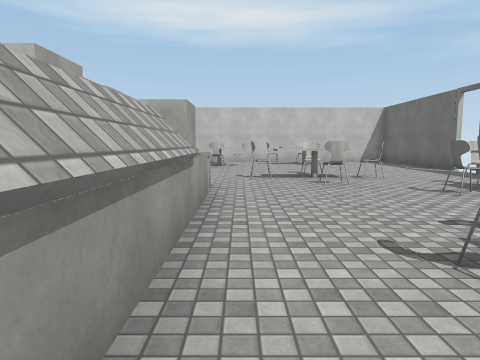
View 1 (above)

24 first-person views from a walk through a scene from a Unity 3-D project. The camera is 1.4 m above the floor, tilts 6° down and sees 70° across. Doors are open. The floor is counted in squares, 2 m on a side. Each view is taken from the middle of a square. On the plan, view 1 faces up. The plan holds only what a view shows up to about 11 squares ahead; the rest is blank. Surface patterns are stand-ins for the level's own textures.

View 2
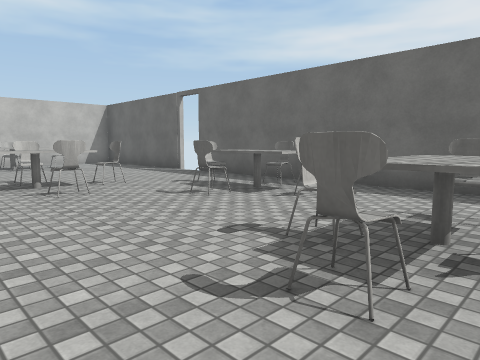

View 3
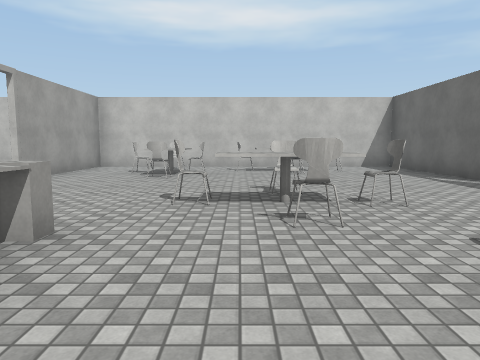

View 4
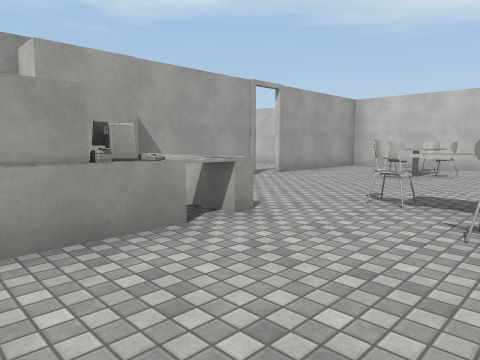

View 5
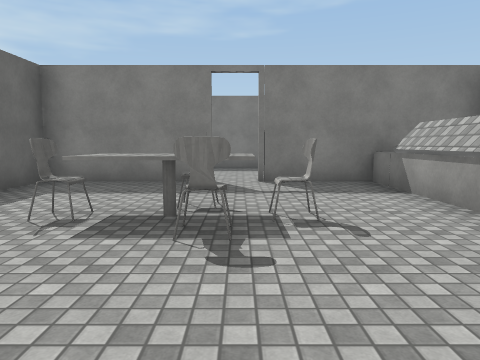

View 6
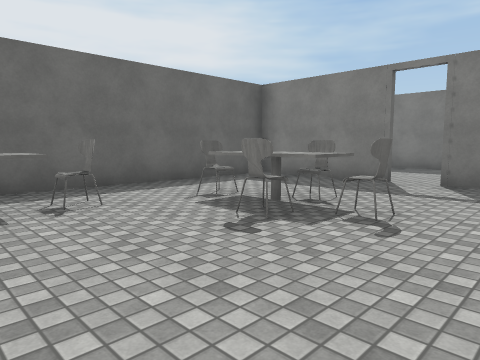

View 7
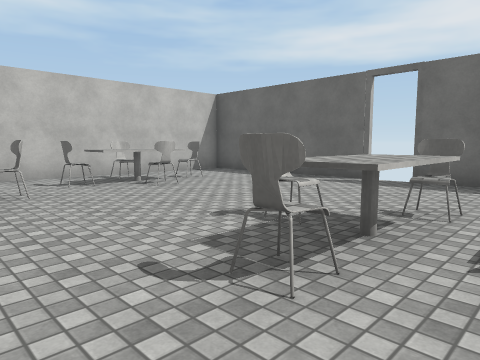

View 8
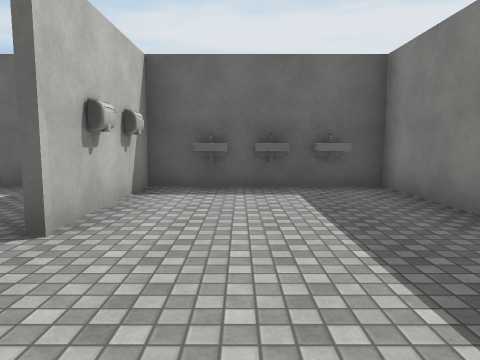

View 9
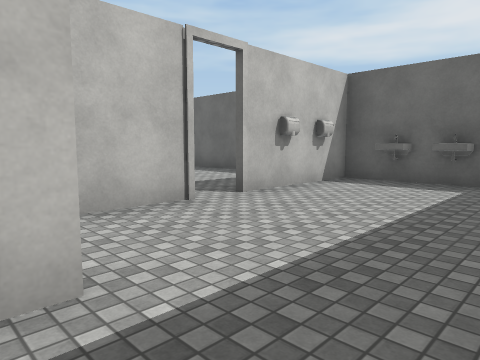

View 10
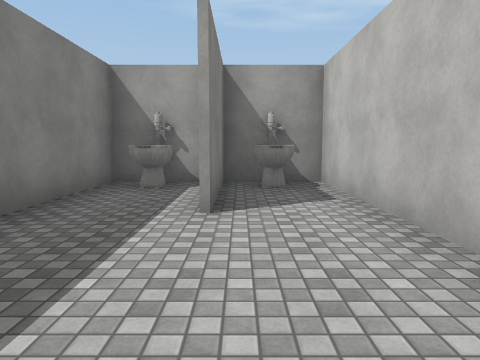

View 11
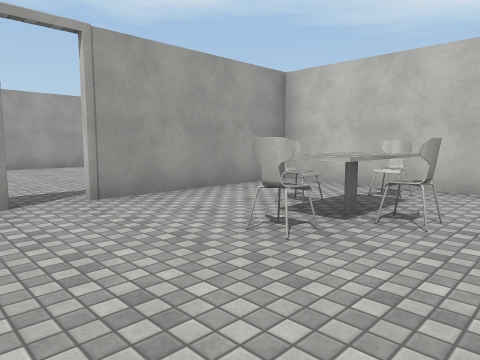

View 12
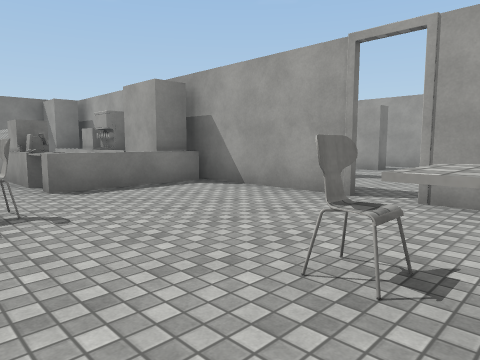

View 13
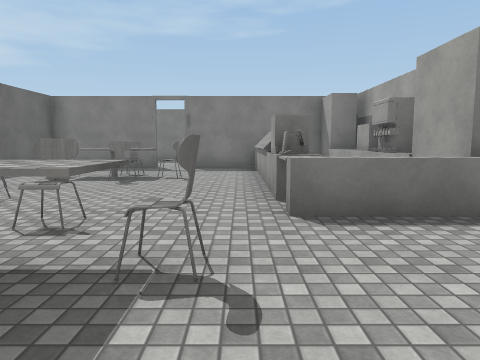

View 14
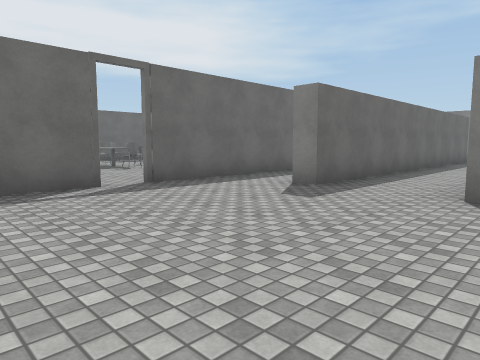

View 15
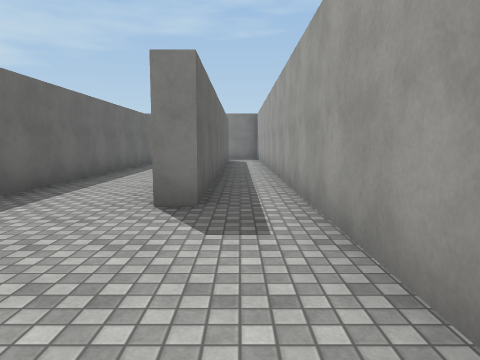

View 16
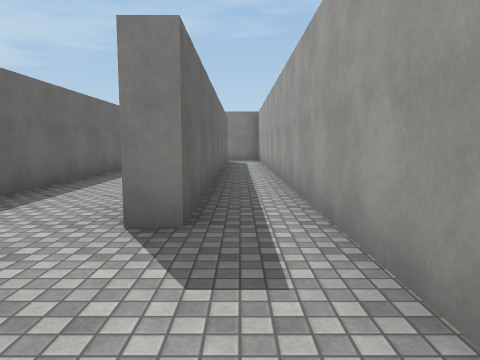

View 17
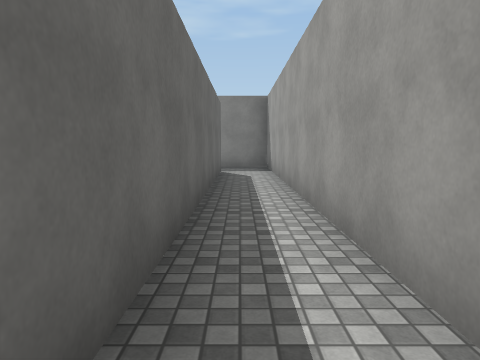

View 18
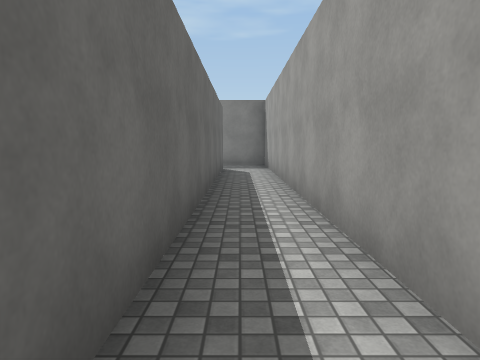

View 19
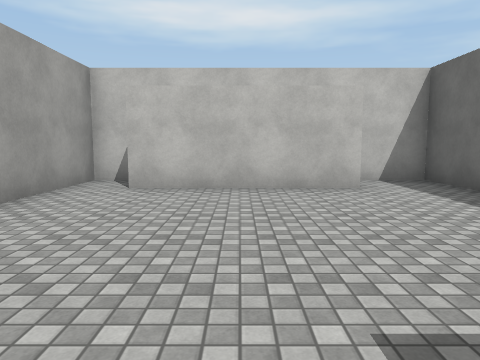

View 20
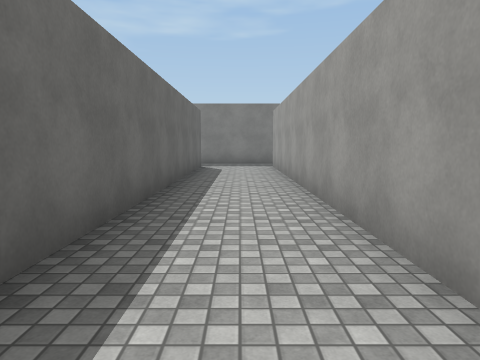

View 21
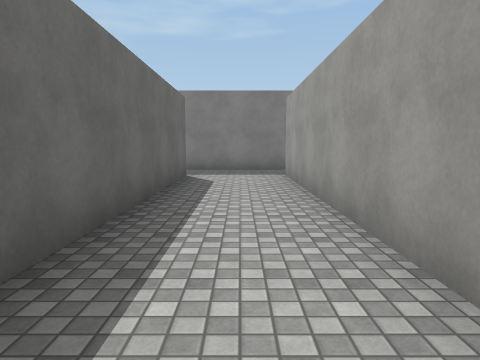

View 22
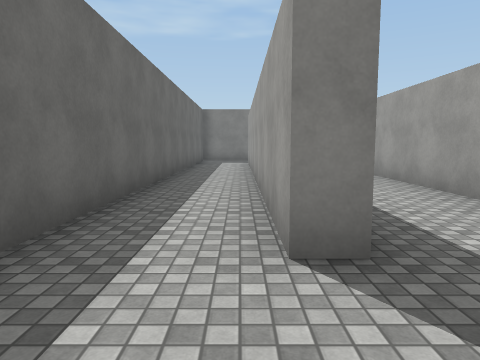

View 23
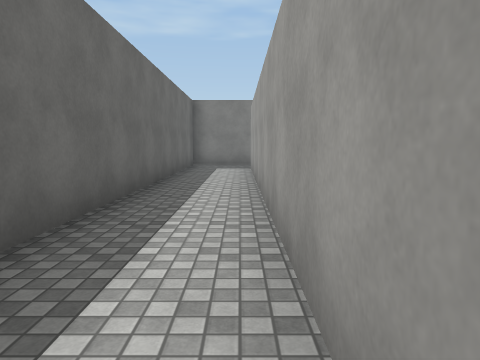

View 24
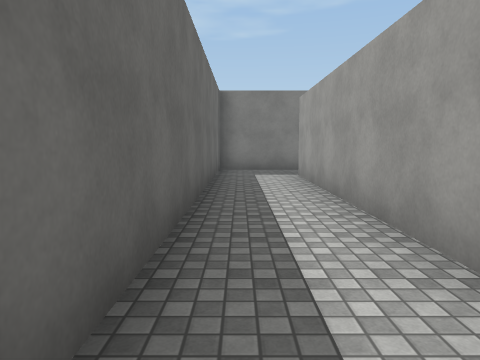

### Floor plan
Ten units are one square. View 1 is at (0, 0); x grows to the right and y downward. Boxes are objects, and circles mark ways between rooms. Rooms are numbered by the first view taken in them; rooms with no view inside come last. Other rooms are left out.
<svg viewBox="-103 -141 168 201">
<path fill="none" stroke="#000" d="M56 -90 56 -136 -31 -136M-4 -36 -4 6M-33 -89 -33 -57 -21 -57M25 14 56 14M-33 -136 -33 -96M56 9 56 -82M-5 14 18 14M18 15 -15 15M-4 34 -9 34M14 54 56 54 56 9M-16 33 -4 33M56 15 25 15M-16 54 -2 54M-34 -55 -34 -89M-34 -96 -34 -136M-50 -124 -89 -124M-85 34 -85 -72 -80 -72 -80 36M-58 36 -58 -70 -53 -70 -53 -55M-91 -136 -98 -136 -98 54 -55 54M-31 -136 -48 -136M-34 -5 -34 -16M-24 -26 -24 -6M-25 14 -20 14M-15 15 -25 15M-33 33 -16 33M-34 34 -34 24M-53 -55 -53 36M-55 54 -38 54M-25 54 -16 54"/>
<rect x="-15" y="-45" width="10" height="10" fill="#bbb"><title>block</title></rect>
<rect x="-15" y="-55" width="10" height="10" fill="#bbb"><title>machine</title></rect>
<rect x="-15" y="-105" width="10" height="10" fill="#bbb"><title>chair</title></rect>
<rect x="-15" y="-115" width="10" height="10" fill="#bbb"><title>chair</title></rect>
<rect x="-15" y="-125" width="20" height="10" fill="#bbb"><title>other object</title></rect>
<rect x="-15" y="-135" width="10" height="10" fill="#bbb"><title>chair</title></rect>
<rect x="-5" y="-115" width="10" height="10" fill="#bbb"><title>chair</title></rect>
<rect x="5" y="-75" width="10" height="10" fill="#bbb"><title>chair</title></rect>
<rect x="5" y="-125" width="10" height="10" fill="#bbb"><title>chair</title></rect>
<rect x="15" y="-15" width="10" height="10" fill="#bbb"><title>chair</title></rect>
<rect x="15" y="-25" width="10" height="10" fill="#bbb"><title>chair</title></rect>
<rect x="15" y="-65" width="10" height="10" fill="#bbb"><title>chair</title></rect>
<rect x="15" y="-75" width="10" height="10" fill="#bbb"><title>other object</title></rect>
<rect x="15" y="-85" width="10" height="10" fill="#bbb"><title>chair</title></rect>
<rect x="15" y="-115" width="10" height="10" fill="#bbb"><title>chair</title></rect>
<rect x="15" y="-125" width="10" height="10" fill="#bbb"><title>other object</title></rect>
<rect x="15" y="-135" width="10" height="10" fill="#bbb"><title>chair</title></rect>
<rect x="25" y="-25" width="10" height="10" fill="#bbb"><title>other object</title></rect>
<rect x="25" y="-55" width="10" height="10" fill="#bbb"><title>chair</title></rect>
<rect x="25" y="-75" width="10" height="10" fill="#bbb"><title>chair</title></rect>
<rect x="25" y="-125" width="10" height="10" fill="#bbb"><title>chair</title></rect>
<rect x="35" y="-25" width="10" height="10" fill="#bbb"><title>chair</title></rect>
<rect x="35" y="-45" width="10" height="10" fill="#bbb"><title>chair</title></rect>
<rect x="35" y="-55" width="10" height="10" fill="#bbb"><title>other object</title></rect>
<rect x="35" y="-65" width="10" height="10" fill="#bbb"><title>chair</title></rect>
<rect x="45" y="-55" width="10" height="10" fill="#bbb"><title>chair</title></rect>
<rect x="-15" y="5" width="10" height="10" fill="#bbb"><title>block</title></rect>
<rect x="45" y="35" width="10" height="10" fill="#bbb"><title>sink</title></rect>
<rect x="45" y="15" width="10" height="10" fill="#bbb"><title>sink</title></rect>
<rect x="-35" y="15" width="10" height="10" fill="#bbb"><title>toilet</title></rect>
<rect x="-35" y="-5" width="10" height="20" fill="#bbb"><title>block</title></rect>
<rect x="-35" y="-25" width="10" height="10" fill="#bbb"><title>block</title></rect>
<rect x="-35" y="-35" width="20" height="10" fill="#bbb"><title>machine</title></rect>
<rect x="-35" y="-55" width="20" height="20" fill="#bbb"><title>block</title></rect>
<rect x="-35" y="35" width="10" height="20" fill="#bbb"><title>toilet</title></rect>
<circle cx="20" cy="15" r="3" fill="#2a7"/>
<circle cx="-30" cy="-90" r="3" fill="#2a7"/>
<circle cx="-20" cy="20" r="3" fill="#2a7"/>
<circle cx="-10" cy="40" r="3" fill="#2a7"/>
<circle cx="-45" cy="-60" r="3" fill="#2a7"/>
<circle cx="-60" cy="45" r="3" fill="#2a7"/>
<circle cx="-45" cy="30" r="3" fill="#2a7"/>
<text x="20" y="-70">1</text>
<text x="20" y="30">2</text>
<text x="-70" y="-50">3</text>
<text x="-40" y="-10">4</text>
<text x="-40" y="40">5</text>
</svg>
Room 1 opens to room 2. Room 1 opens to room 3. Room 2 opens to room 4. Room 2 opens to room 5. Room 3 opens to room 4. Room 3 opens to room 5. Room 4 opens to room 5.

Where each view was taken, in squares from view 1:
view 1: 0 up, 0 right, facing up
view 2: 1 up, 0 right, facing up-right
view 3: 3 up, 1 right, facing up
view 4: 3 up, 2 right, facing up-left
view 5: 5 up, 2 right, facing down
view 6: 5 up, 0 right, facing down-right
view 7: 6 up, 1 left, facing up-right
view 8: 3 down, 0 right, facing right
view 9: 5 down, 1 left, facing up-right
view 10: 3 down, 3 right, facing left
view 11: 8 up, 1 right, facing up-left
view 12: 11 up, 1 right, facing down-left
view 13: 9 up, 0 right, facing down
view 14: 12 up, 9 left, facing down-right
view 15: 11 up, 9 left, facing down
view 16: 10 up, 9 left, facing down
view 17: 5 up, 9 left, facing down
view 18: 6 up, 9 left, facing down
view 19: 7 up, 7 left, facing up
view 20: 7 up, 7 left, facing down
view 21: 4 up, 7 left, facing down
view 22: 9 up, 5 left, facing down
view 23: 6 up, 5 left, facing down
view 24: 4 up, 4 left, facing down
